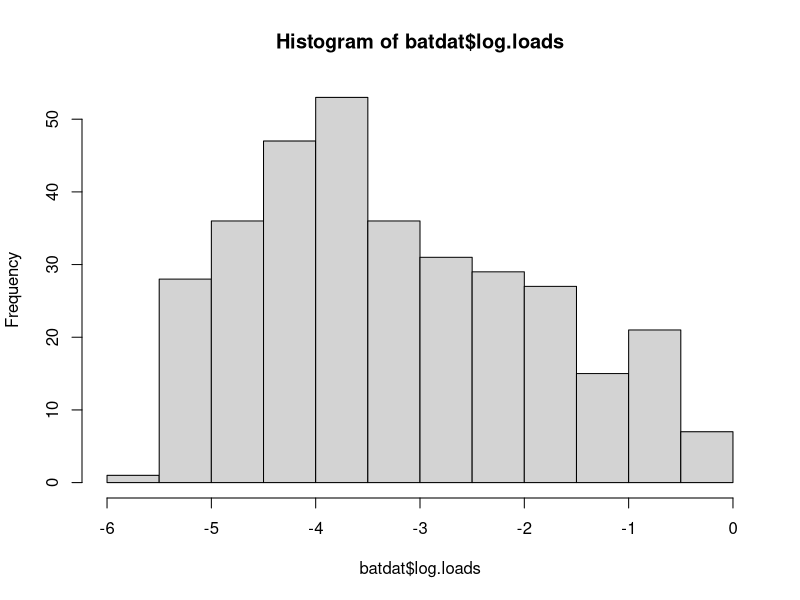

This chart was generated by the following R code:



rm(list = ls())   

#batdat = read.csv("Users/klangwig/Dropbox/teaching/data/bat_data.csv")
batdat = read.csv("bat_data.csv")

#load package
library(tidyverse)

?unique

#examine your data
head(batdat)
tail(batdat)
#View(batdat)
names(batdat)
str(batdat)

log10(batdat$gdL)

batdat$log.loads = log10(batdat$gdL)

#subset
MYSE.dat = subset(x = batdat, subset=species=="MYSE") 
dim(MYSE.dat)
dim(batdat)
nrow(MYSE.dat)
ncol(MYSE.dat)
nrow(batdat)
length(unique(MYSE.dat$swab_id))

table(batdat$species)

MYSE.dat = batdat[batdat$species=="MYSE",]
dim(MYSE.dat)

warm.temps = batdat[batdat$temp>6,]

bat.summary = aggregate(log.loads~species, FUN = mean, data = batdat)
bat.summary
aggregate(batdat$log.loads~batdat$species, FUN = mean)


bat.summary2 = aggregate(log.loads~species+site, FUN = mean, data = batdat)
bat.summary2 = aggregate(log.loads~species+site, FUN = sum, data = batdat)

hist(batdat$log.loads)

write.csv(bat.summary,"mean.bat.loads.csv", row.names = F)
